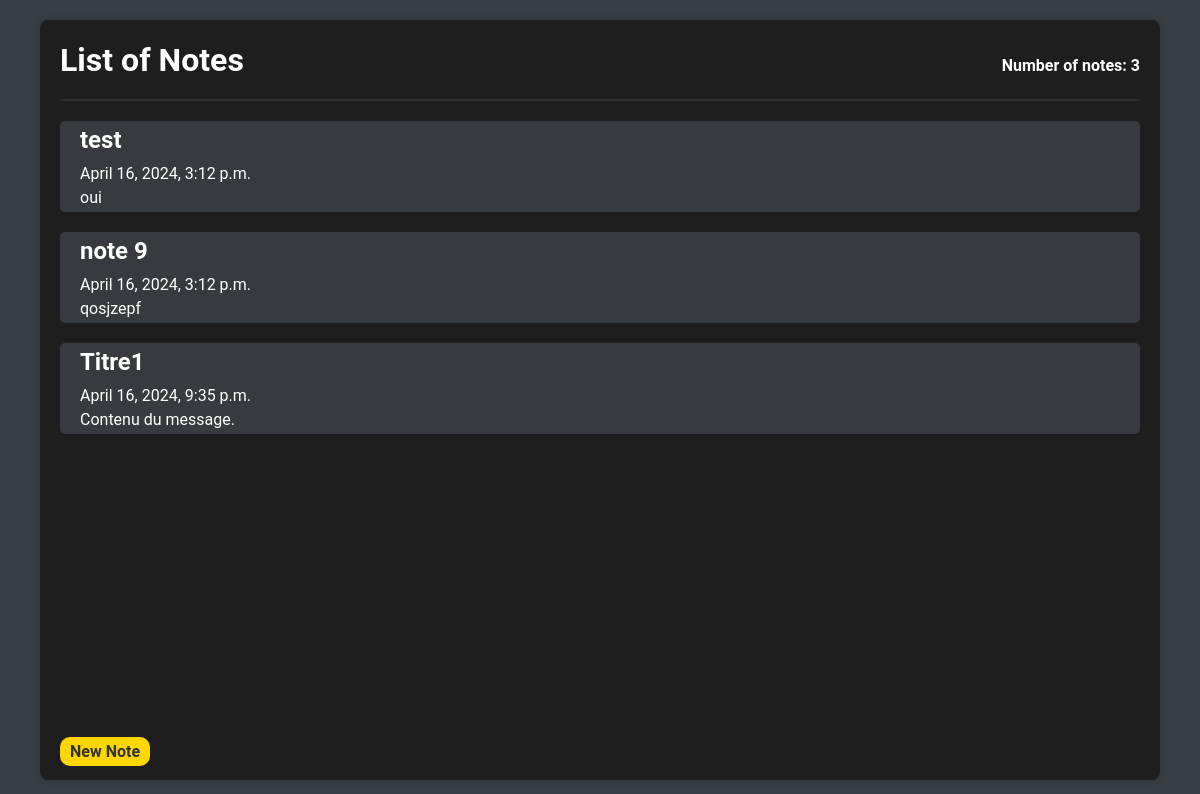
The app's page /, older data.
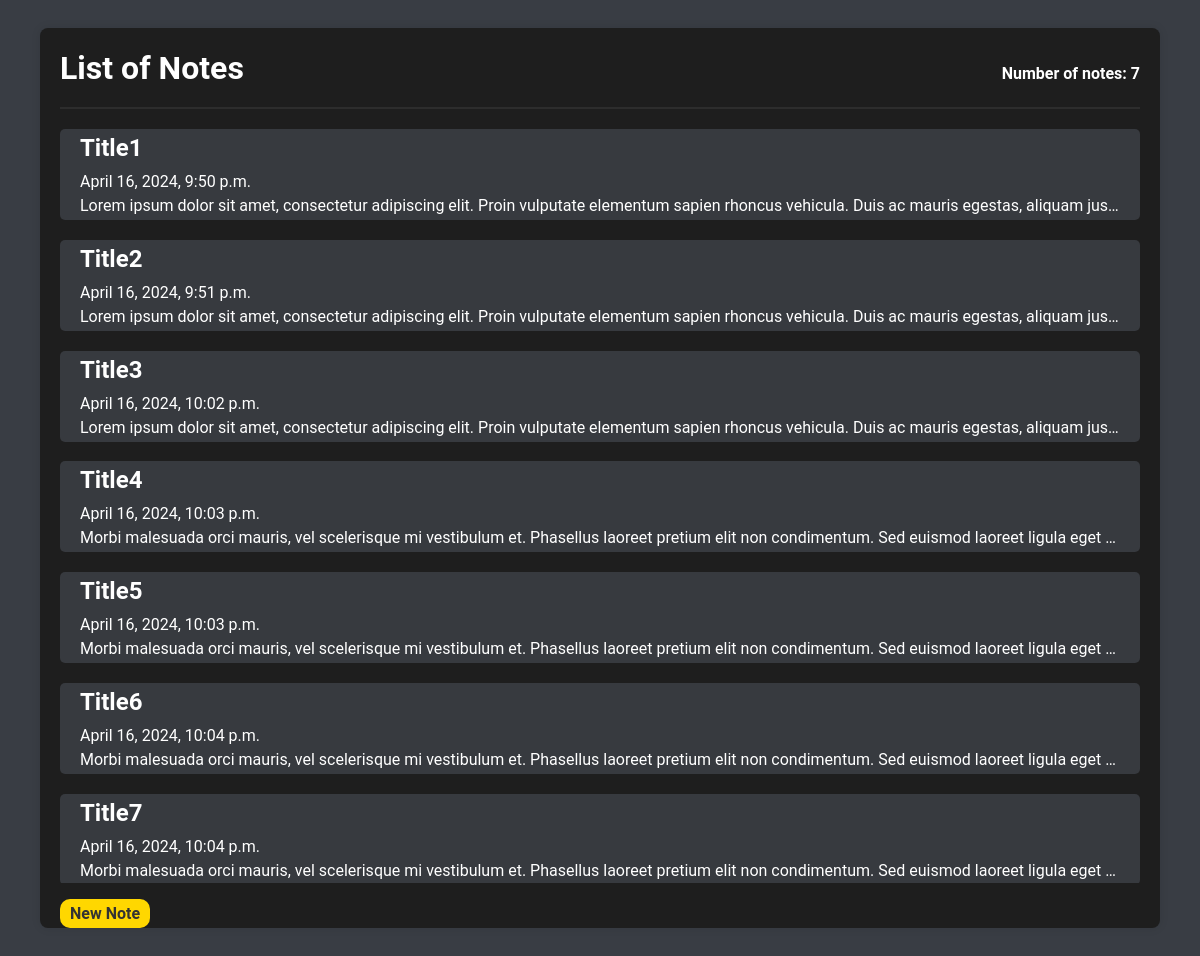
The same page, newer data.
### Note/models.py (models this page shows, shortened)
class Note(models.Model):
    title = models.CharField(max_length=100)
    content = models.TextField()
    created_at = models.DateTimeField(auto_now_add=True)
    updated_at = models.DateTimeField(auto_now=True)
    class Meta:
        db_table = 'note'

### Note/views.py (the view)
# urls.py: path('', views.NoteList.as_view(), name='note_list'),
class NoteList(ListView):
    model = Note
    template_name = 'note_list.html'

### Note/templates/note_list.html (shortened to what this page needs)
{% load static %}
<!DOCTYPE html>
<html lang="en">
<head>
    <link rel="stylesheet" type="text/css" href="{% static 'global.css' %}" id="theme-style">
</head>
<body class="dark-mode">
    <div class="container" id="container">
        <div class="list-title">
            <h1>List of Notes</h1>
            <p>Number of notes: {{ object_list|length }}</p>
        </div>
        <ul>
            {% for note in object_list %}
            <li>
                <div class="note">
                    <a class="note-info" href="{% url 'note_detail' note.pk %}">
                        <h2>{{ note.title }}</h2>
                        <p class="note-info-created">{{ note.created_at }}</p>
                        <p class="note-info-content">{{ note.content }}</p>
                    </a>
                </div>
            </li>
            {% empty %}
            <li>No notes are available at the moment.</li>
            {% endfor %}
        </ul>
        <a class="button link-button new-note-button" href="{% url 'note_create' %}">New Note</a>
    </div>
</body>
</html>

### static/global.css (style rules this page uses)
body, html { margin: 0; padding: 0; height: 100%; }
body { font-family: 'Roboto', sans-serif; background-color: #393d44; color: #fff; margin: 0; padding: 0; display: flex; justify-content: center; align-items: center; }
.container { width: 90%; margin: auto; padding: 20px; background-color: #1e1e1e; border-radius: 8px; box-shadow: 0 0 10px rgba(0, 0, 0, 0.1); }
#container { height: 90%; }
ul { border-top: 2px solid #2d2d2d; list-style-type: none; margin-top: 0; padding: 0; overflow-y: auto; max-height: calc(100vh - 180px); height: 90%; }
h1 { margin-top: 0; margin-bottom: 20px; font-size: 32px; }
.list-title { display: flex; align-items: baseline; justify-content: space-between; }
.list-title p { font-size: 16px; font-weight: bold; }
.note-info { display: block; box-sizing: border-box; width: 100%; padding: 0px 20px; background-color: #373a3f; color: #fff; text-decoration: none; border-radius: 5px; transition: background-color 0.3s ease; }
.note-info h2, .note-data { padding-top: 5px; margin-bottom: 10px; }
.note-info p, .note-creation-date, .note-last-update { margin: 0; padding-bottom: 5px; }
.note-info-content { overflow: hidden; text-overflow: ellipsis; white-space: nowrap; }
.button { font-family: 'Roboto', sans-serif; display: inline-block; padding: 5px 10px; background-color: #ffd700; color: #333; text-decoration: none; border: none; border-radius: 10px; cursor: pointer; transition: background-color 0.3s ease; font-family: inherit; font-size: inherit; font-weight: bold; }

Row changes from the older to the newer data that the page shows:
removed Note: title "test", created_at "April 16, 2024, 3:12 p.m.", content "oui"
removed Note: title "note 9", created_at "April 16, 2024, 3:12 p.m.", content "qosjzepf"
removed Note: title "Titre1", created_at "April 16, 2024, 9:35 p.m.", content "Contenu du message."
added Note: title "Title1", created_at "April 16, 2024, 9:50 p.m.", content "Lorem ipsum dolor sit amet, consectetur adipiscing elit. Proin vulputate elementum sapien rhoncus vehicula. Duis ac mauris egestas, aliquam jus…"
added Note: title "Title2", created_at "April 16, 2024, 9:51 p.m.", content "Lorem ipsum dolor sit amet, consectetur adipiscing elit. Proin vulputate elementum sapien rhoncus vehicula. Duis ac mauris egestas, aliquam jus…"
added Note: title "Title3", created_at "April 16, 2024, 10:02 p.m.", content "Lorem ipsum dolor sit amet, consectetur adipiscing elit. Proin vulputate elementum sapien rhoncus vehicula. Duis ac mauris egestas, aliquam jus…"
added Note: title "Title4", created_at "April 16, 2024, 10:03 p.m.", content "Morbi malesuada orci mauris, vel scelerisque mi vestibulum et. Phasellus laoreet pretium elit non condimentum. Sed euismod laoreet ligula eget…"
added Note: title "Title5", created_at "April 16, 2024, 10:03 p.m.", content "Morbi malesuada orci mauris, vel scelerisque mi vestibulum et. Phasellus laoreet pretium elit non condimentum. Sed euismod laoreet ligula eget…"
added Note: title "Title6", created_at "April 16, 2024, 10:04 p.m.", content "Morbi malesuada orci mauris, vel scelerisque mi vestibulum et. Phasellus laoreet pretium elit non condimentum. Sed euismod laoreet ligula eget…"
added Note: title "Title7", created_at "April 16, 2024, 10:04 p.m.", content "Morbi malesuada orci mauris, vel scelerisque mi vestibulum et. Phasellus laoreet pretium elit non condimentum. Sed euismod laoreet ligula eget…"
Text that changed along with them:
{{ object_list|length }}: "3" → "7"
